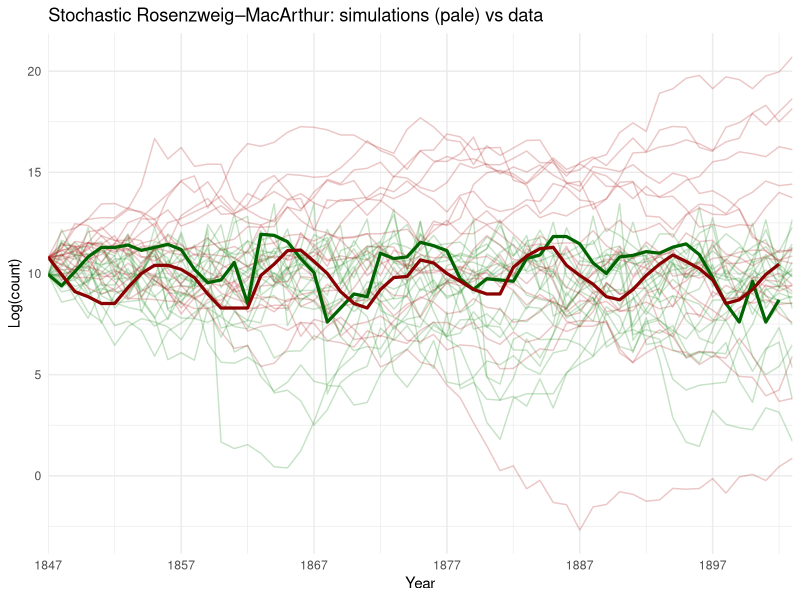
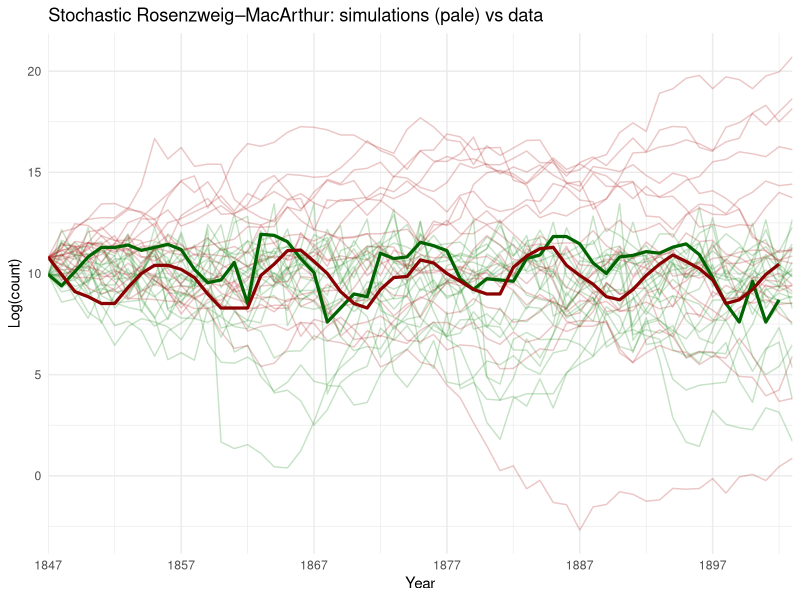

Generate these figures, in order, with R:
###############################################################################
#  Stochastic Rosenzweig–MacArthur SDE fitting + diagnostics
#  – Reads yearly lynx–hare counts
#  – Stage 1: OLS drift (fixed K,h,α from literature)
#  – Stage 2: variance‐ratio diffusion
#  – EM‐simulation overlay & diagnostics
#
#  Requirements: readr   dplyr   ggplot2   tibble
#  Author:       Arjun Nair         Date: 2024-05-27
###############################################################################

# 1) Load / Install Required Packages ─────────────────────────────────────────
pkgs <- c("readr", "dplyr", "ggplot2", "tibble")
new  <- pkgs[!pkgs %in% installed.packages()[,"Package"]]
if (length(new)) install.packages(new, quietly = TRUE)
invisible(lapply(pkgs, library, character.only = TRUE))

# 2) Data import & preprocessing ──────────────────────────────────────────────
#    Make sure “Leigh1968_harelynx.csv” is in your working directory
data <- read_csv("Leigh1968_harelynx.csv", show_col_types = FALSE)
data2 <- data %>%
  filter(hare > 0, lynx > 0) %>%             # avoid log(0)
  mutate(
    log_hare = log(hare),
    log_lynx = log(lynx),
    log_hare_next = lead(log_hare),
    log_lynx_next = lead(log_lynx)
  ) %>%
  filter(!is.na(log_hare_next)) %>%
  mutate(
    dlog_hare = log_hare_next - log_hare,
    dlog_lynx = log_lynx_next - log_lynx
  )
T_steps <- nrow(data2)
cat("N obs =", T_steps,
    "| Δlog_hare in", round(range(data2$dlog_hare), 2),
    "| Δlog_lynx in", round(range(data2$dlog_lynx), 2), "\n\n")

# 3) Fixed Rosenzweig–MacArthur constants ─────────────────────────────────────
scale_fac <- 1e4           # 10^4 pelts
K_fix     <- 6             # 6 × 10^4 pelts
h_fix     <- 0.0022        # yr/prey
alpha_fix <- 0.02          # dimensionless

# 4) Stage 1 – OLS drift estimates ────────────────────────────────────────────
data4 <- data2 %>%
  mutate(
    H      = hare / scale_fac,
    P      = lynx / scale_fac,
    logis_H= 1 - H / K_fix,
    fr_H   = H / (1 + h_fix * H)
  )

fit_H <- lm(dlog_hare ~ 1 + logis_H + I(fr_H * P), data = data4)
r_hat     <- coef(fit_H)["logis_H"]
alpha_hat <- coef(fit_H)["I(fr_H * P)"]

fit_P <- lm(dlog_lynx ~ 1 + I(fr_H * H), data = data4)
beta_alpha_hat <- coef(fit_P)["I(fr_H * H)"]
m_hat          <- -coef(fit_P)["(Intercept)"]
beta_hat       <- beta_alpha_hat / alpha_hat

# 5) Stage 2 – variance‐ratio diffusion ───────────────────────────────────────
sigma_H_hat <- sqrt(mean(resid(fit_H)^2))
sigma_P_hat <- sqrt(mean(resid(fit_P)^2))

# 6) Parameter table ─────────────────────────────────────────────────────────
rma_params <- tibble(
  Parameter = c("r", "K (fixed)", "α",   "β",   "h (fixed)", "m",
                "σ_H", "σ_P"),
  Estimate  = c(r_hat, K_fix,    alpha_hat, beta_hat,
                h_fix, m_hat,    sigma_H_hat, sigma_P_hat),
  Units     = c("per yr", "×10⁴ pelts", "dimless", "dimless",
                "yr/prey", "per yr", "per √yr", "per √yr")
)
print(rma_params, n = Inf)

# 7) Simulation overlay ───────────────────────────────────────────────────────
set.seed(2025)
M <- 20
logH_mat <- matrix(NA_real_, T_steps + 1, M)
logP_mat <- matrix(NA_real_, T_steps + 1, M)
logH_mat[1, ] <- data2$log_hare[1]
logP_mat[1, ] <- data2$log_lynx[1]

for (j in seq_len(M)) {
  for (k in seq_len(T_steps)) {
    Hk <- exp(logH_mat[k, j]) / scale_fac
    Pk <- exp(logP_mat[k, j]) / scale_fac
    
    mu_H <- r_hat * (1 - Hk / K_fix) -
      alpha_hat * Hk / (1 + h_fix * Hk) * Pk
    mu_P <- beta_hat * alpha_hat * Hk / (1 + h_fix * Hk) - m_hat
    
    logH_mat[k + 1, j] <- logH_mat[k, j] +
      mu_H + sigma_H_hat * rnorm(1)
    logP_mat[k + 1, j] <- logP_mat[k, j] +
      mu_P + sigma_P_hat * rnorm(1)
  }
}

sim_df <- tibble(
  year = rep(data$year[1:(T_steps + 1)], times = M),
  logH = as.vector(logH_mat),
  logP = as.vector(logP_mat),
  path = rep(seq_len(M), each = T_steps + 1)
)

# assign the ggplot to a variable so ggsave() has an explicit object
p_rma <- ggplot() +
  geom_line(aes(year, logH, group = path), data = sim_df,
            colour = "forestgreen", alpha = 0.25) +
  geom_line(aes(year, logP, group = path), data = sim_df,
            colour = "firebrick", alpha = 0.25) +
  geom_line(aes(year, log_hare), data = data2,
            colour = "darkgreen", size = 1.1) +
  geom_line(aes(year, log_lynx), data = data2,
            colour = "darkred",   size = 1.1) +
  labs(title = "Stochastic Rosenzweig–MacArthur: simulations (pale) vs data",
       x = "Year", y = "Log(count)") +
  scale_x_continuous(breaks = seq(min(data2$year), max(data2$year), by = 10),
                     expand = c(0, 0)) +
  theme_minimal()

print(p_rma)

# 8) Diagnostics & save outputs ───────────────────────────────────────────────
sim_mean <- sim_df %>%
  group_by(year) %>%
  summarize(mean_logH = mean(logH),
            mean_logP = mean(logP),
            .groups = "drop") %>%
  left_join(data2 %>% select(year, log_hare, log_lynx), by = "year")

rmse_H <- sqrt(mean((sim_mean$mean_logH - sim_mean$log_hare)^2))
rmse_P <- sqrt(mean((sim_mean$mean_logP - sim_mean$log_lynx)^2))

cat("RMSE of mean simulated vs observed:\n")
cat("  Hare RMSE =", round(rmse_H,4), "log-units\n")
cat("  Lynx RMSE =", round(rmse_P,4), "log-units\n\n")

find_peaks <- function(x, yrs) {
  idx <- which(
    x[-c(1,length(x))] > x[-c(length(x)-1,length(x))] &
      x[-c(1,length(x))] > x[-c(1,2)]
  ) + 1
  yrs[idx]
}

obs_peaks   <- find_peaks(data2$log_hare, data2$year)
obs_periods <- diff(obs_peaks)
all_sim_periods <- unlist(
  lapply(split(sim_df, sim_df$path), function(df)
    diff(find_peaks(df$logH, df$year)))
)

cat("Observed hare cycle lengths (years):\n")
print(obs_periods)
cat("  Mean =", round(mean(obs_periods),1),
    "SD =", round(sd(obs_periods),1), "\n\n")
cat("Simulated hare cycle lengths (all paths):\n")
cat("  Mean =", round(mean(all_sim_periods),1),
    "SD =", round(sd(all_sim_periods),1),
    "(n =", length(all_sim_periods), ")\n\n")

write_csv(rma_params,      "rma_fit_results.csv")
write_csv(sim_mean,        "rma_sim_mean_vs_data.csv")
write_csv(
  tibble(obs_periods = obs_periods,
         sim_periods_all = all_sim_periods[1:length(obs_periods)]),
  "rma_cycle_lengths.csv"
)

# fatal flaw fixed: ggsave now references an explicit plot object
ggsave("rma_simulations.png", p_rma, width = 8, height = 4, dpi = 300)
